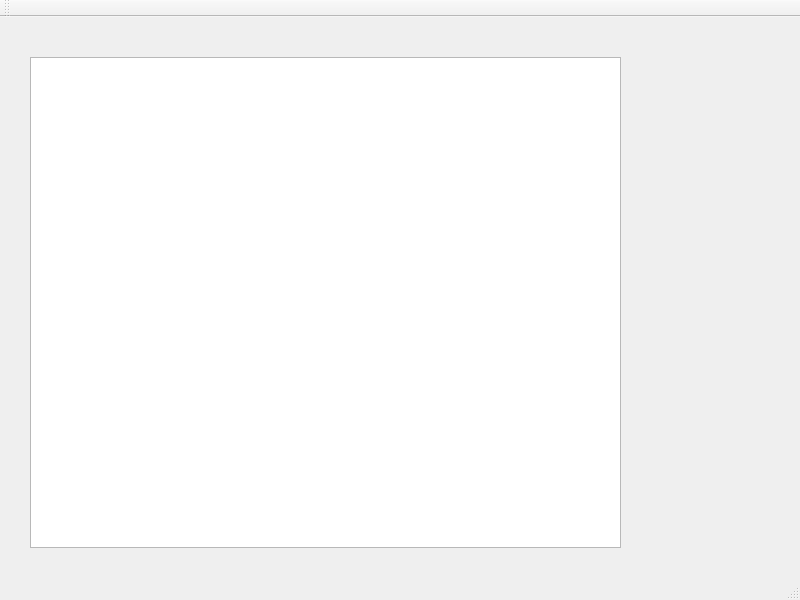
<?xml version="1.0" encoding="UTF-8"?>
<ui version="4.0">
 <class>MainWindow</class>
 <widget class="QMainWindow" name="MainWindow">
  <property name="geometry">
   <rect>
    <x>0</x>
    <y>0</y>
    <width>800</width>
    <height>600</height>
   </rect>
  </property>
  <property name="mouseTracking">
   <bool>true</bool>
  </property>
  <property name="windowTitle">
   <string>MainWindow</string>
  </property>
  <property name="documentMode">
   <bool>false</bool>
  </property>
  <widget class="QWidget" name="centralwidget">
   <widget class="QTextEdit" name="textEdit">
    <property name="geometry">
     <rect>
      <x>30</x>
      <y>40</y>
      <width>591</width>
      <height>491</height>
     </rect>
    </property>
   </widget>
  </widget>
  <widget class="QStatusBar" name="statusbar"/>
  <widget class="QToolBar" name="toolBar">
   <property name="windowTitle">
    <string>toolBar</string>
   </property>
   <attribute name="toolBarArea">
    <enum>TopToolBarArea</enum>
   </attribute>
   <attribute name="toolBarBreak">
    <bool>false</bool>
   </attribute>
  </widget>
 </widget>
 <resources/>
 <connections/>
</ui>
